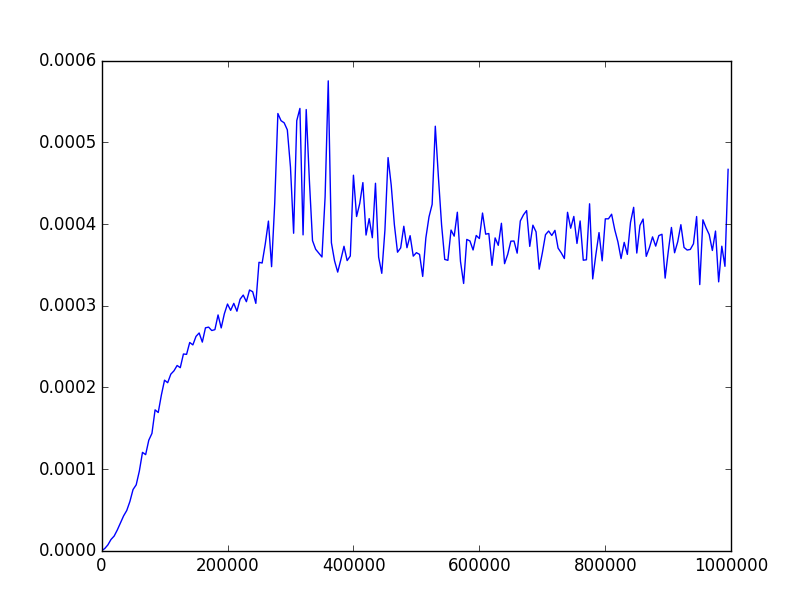

Reproduce this figure in Python.
#!/usr/bin/python
import timeit
import numpy as np
import math
import  matplotlib.pyplot as plt
def genArray(l):
    arr = np.random.random_integers(low=0, high=100e3, size=l)
    return np.sort(arr)
def binarySearch(A, l, h, key):
    if len(A) == 0:
        return None
    if l > h:
        return None
    m = int(math.floor((h+l)/2))
    if m == len(A):
        return None
    if A[m] == key:
        return A[m]
    elif A[m] < key:
        return binarySearch(A, m+1, h, key)
    else:
        return binarySearch(A, l, m-1, key)

if __name__ == "__main__":
    numShouldFind = 0
    numFound = 0
    times = []
    r = range(1, 1000000, 5000)
    for x in r:
        arr = genArray(x)
        avg = 0
        runs = 1000
        rng = range(runs)
        for v in rng:
            num = np.random.randint(low=0, high=x)
            start_time = timeit.default_timer()
            found = binarySearch(arr, 0, x, num) is not None
            if found:
                numFound += 1
                avg += elapsed
            else:
                # we want a redo if we don't fine it
                rng = range(runs + 1)
            if num in arr:
                numShouldFind += 1
            elapsed = timeit.default_timer() - start_time

        avg = avg/runs
        print "avg elapsed time: %f" % (avg)
        times.append(avg)
    print "numShouldFind", numShouldFind
    print "numFound", numFound
    plt.plot(r, times)
    plt.show()
